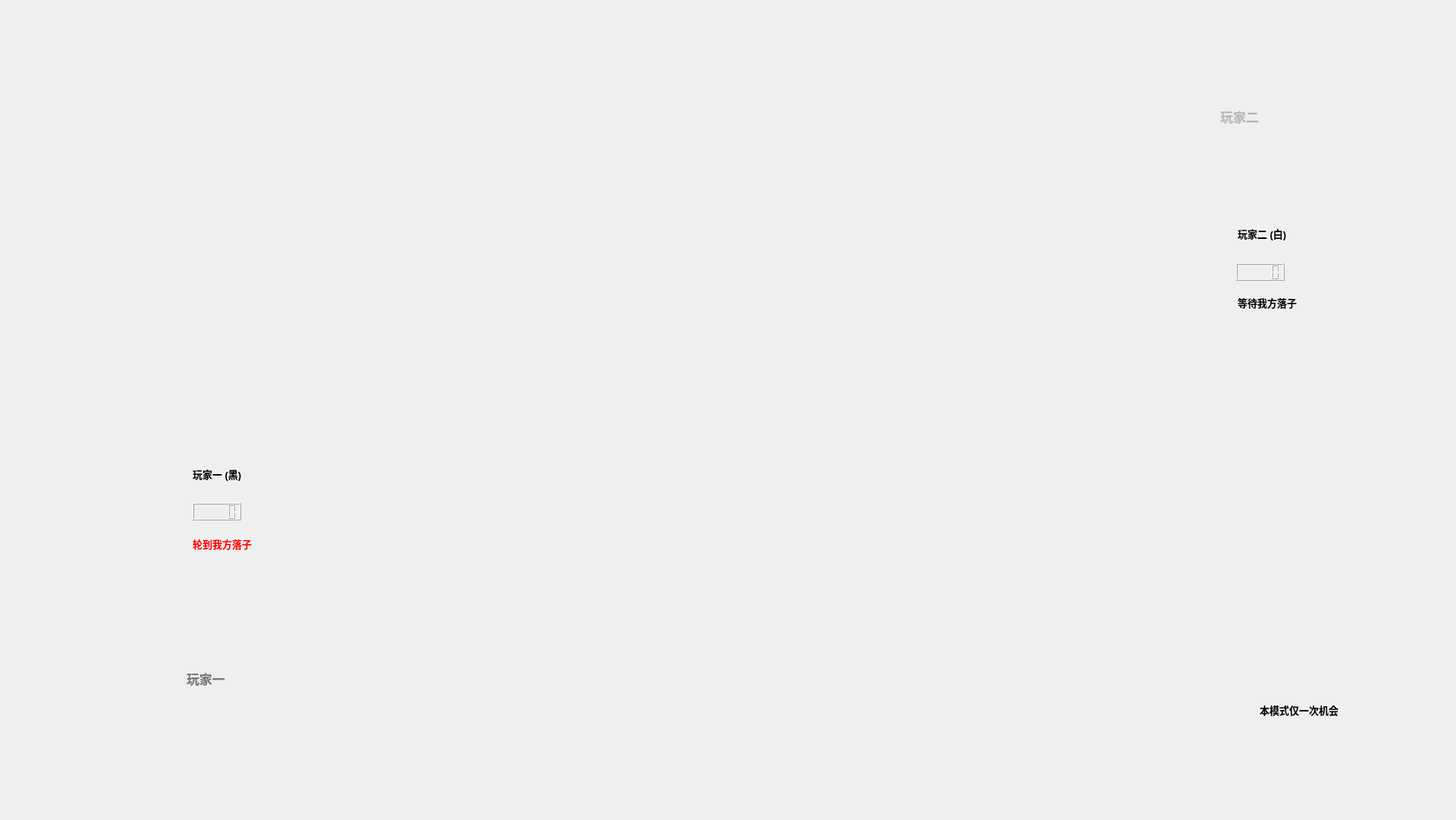
<?xml version="1.0" encoding="UTF-8"?>
<ui version="4.0">
 <class>PVP_Client</class>
 <widget class="QWidget" name="PVP_Client">
  <property name="geometry">
   <rect>
    <x>0</x>
    <y>0</y>
    <width>1920</width>
    <height>1081</height>
   </rect>
  </property>
  <property name="windowTitle">
   <string>PVP_Client</string>
  </property>
  <widget class="QWidget" name="Main_UI" native="true">
   <property name="geometry">
    <rect>
     <x>0</x>
     <y>0</y>
     <width>1920</width>
     <height>1080</height>
    </rect>
   </property>
   <widget class="QPushButton" name="back_Button">
    <property name="geometry">
     <rect>
      <x>120</x>
      <y>78</y>
      <width>90</width>
      <height>50</height>
     </rect>
    </property>
    <property name="cursor">
     <cursorShape>ClosedHandCursor</cursorShape>
    </property>
    <property name="styleSheet">
     <string notr="true">border-image: url(:/Resource/UI_Design/#Block.png);</string>
    </property>
    <property name="text">
     <string/>
    </property>
    <property name="icon">
     <iconset resource="../../../Resource/Gobang.qrc">
      <normaloff>:/Resource/UI_Design/Fun4_BackButton.png</normaloff>:/Resource/UI_Design/Fun4_BackButton.png</iconset>
    </property>
    <property name="iconSize">
     <size>
      <width>90</width>
      <height>50</height>
     </size>
    </property>
    <property name="flat">
     <bool>true</bool>
    </property>
   </widget>
   <widget class="QLineEdit" name="playerInf_1">
    <property name="enabled">
     <bool>false</bool>
    </property>
    <property name="geometry">
     <rect>
      <x>252</x>
      <y>616</y>
      <width>159</width>
      <height>26</height>
     </rect>
    </property>
    <property name="font">
     <font>
      <family>Microsoft YaHei UI</family>
      <pointsize>10</pointsize>
      <weight>75</weight>
      <bold>true</bold>
      <stylestrategy>PreferDefault</stylestrategy>
     </font>
    </property>
    <property name="cursor">
     <cursorShape>ArrowCursor</cursorShape>
    </property>
    <property name="mouseTracking">
     <bool>true</bool>
    </property>
    <property name="focusPolicy">
     <enum>Qt::StrongFocus</enum>
    </property>
    <property name="contextMenuPolicy">
     <enum>Qt::DefaultContextMenu</enum>
    </property>
    <property name="acceptDrops">
     <bool>true</bool>
    </property>
    <property name="layoutDirection">
     <enum>Qt::LeftToRight</enum>
    </property>
    <property name="styleSheet">
     <string notr="true">background:transparent;border-width:0;border-style:outset;
color:black</string>
    </property>
    <property name="text">
     <string>玩家一 (黑)</string>
    </property>
    <property name="echoMode">
     <enum>QLineEdit::Normal</enum>
    </property>
    <property name="alignment">
     <set>Qt::AlignLeading|Qt::AlignLeft|Qt::AlignVCenter</set>
    </property>
    <property name="readOnly">
     <bool>true</bool>
    </property>
    <property name="placeholderText">
     <string/>
    </property>
   </widget>
   <widget class="QLineEdit" name="name_1">
    <property name="enabled">
     <bool>false</bool>
    </property>
    <property name="geometry">
     <rect>
      <x>244</x>
      <y>872</y>
      <width>275</width>
      <height>44</height>
     </rect>
    </property>
    <property name="font">
     <font>
      <family>Microsoft YaHei UI</family>
      <pointsize>13</pointsize>
      <weight>75</weight>
      <bold>true</bold>
      <stylestrategy>PreferDefault</stylestrategy>
      <kerning>true</kerning>
     </font>
    </property>
    <property name="cursor">
     <cursorShape>ArrowCursor</cursorShape>
    </property>
    <property name="layoutDirection">
     <enum>Qt::LeftToRight</enum>
    </property>
    <property name="styleSheet">
     <string notr="true">background:transparent;border-width:0;border-style:outset;
color:&quot;grey&quot;;</string>
    </property>
    <property name="text">
     <string/>
    </property>
    <property name="echoMode">
     <enum>QLineEdit::Normal</enum>
    </property>
    <property name="alignment">
     <set>Qt::AlignLeading|Qt::AlignLeft|Qt::AlignVCenter</set>
    </property>
    <property name="readOnly">
     <bool>true</bool>
    </property>
    <property name="placeholderText">
     <string>玩家一</string>
    </property>
   </widget>
   <widget class="QLabel" name="Inf_Card_1">
    <property name="geometry">
     <rect>
      <x>120</x>
      <y>580</y>
      <width>353</width>
      <height>205</height>
     </rect>
    </property>
    <property name="styleSheet">
     <string notr="true">image: url(:/Resource2/UI_Design/Inf_Card.png);</string>
    </property>
    <property name="text">
     <string/>
    </property>
   </widget>
   <widget class="QLabel" name="character_1">
    <property name="geometry">
     <rect>
      <x>120</x>
      <y>838</y>
      <width>105</width>
      <height>105</height>
     </rect>
    </property>
    <property name="styleSheet">
     <string notr="true">image: url(:/Resource2/UI_Design/character_7.png);</string>
    </property>
    <property name="text">
     <string/>
    </property>
   </widget>
   <widget class="QLineEdit" name="pieceInf_1">
    <property name="enabled">
     <bool>false</bool>
    </property>
    <property name="geometry">
     <rect>
      <x>252</x>
      <y>708</y>
      <width>159</width>
      <height>26</height>
     </rect>
    </property>
    <property name="font">
     <font>
      <family>Microsoft YaHei UI</family>
      <pointsize>10</pointsize>
      <weight>75</weight>
      <bold>true</bold>
     </font>
    </property>
    <property name="cursor">
     <cursorShape>ArrowCursor</cursorShape>
    </property>
    <property name="mouseTracking">
     <bool>true</bool>
    </property>
    <property name="layoutDirection">
     <enum>Qt::LeftToRight</enum>
    </property>
    <property name="styleSheet">
     <string notr="true">background:transparent;border-width:0;border-style:outset;
color:red</string>
    </property>
    <property name="text">
     <string>轮到我方落子</string>
    </property>
    <property name="frame">
     <bool>false</bool>
    </property>
    <property name="echoMode">
     <enum>QLineEdit::Normal</enum>
    </property>
    <property name="alignment">
     <set>Qt::AlignLeading|Qt::AlignLeft|Qt::AlignVCenter</set>
    </property>
    <property name="dragEnabled">
     <bool>false</bool>
    </property>
    <property name="readOnly">
     <bool>true</bool>
    </property>
    <property name="placeholderText">
     <string/>
    </property>
   </widget>
   <widget class="QLCDNumber" name="time_1">
    <property name="geometry">
     <rect>
      <x>254</x>
      <y>663</y>
      <width>64</width>
      <height>23</height>
     </rect>
    </property>
    <property name="smallDecimalPoint">
     <bool>false</bool>
    </property>
    <property name="segmentStyle">
     <enum>QLCDNumber::Outline</enum>
    </property>
    <property name="value" stdset="0">
     <double>0.000000000000000</double>
    </property>
   </widget>
   <widget class="QLineEdit" name="name_2">
    <property name="enabled">
     <bool>false</bool>
    </property>
    <property name="geometry">
     <rect>
      <x>1387</x>
      <y>131</y>
      <width>275</width>
      <height>44</height>
     </rect>
    </property>
    <property name="font">
     <font>
      <family>Taipei Sans TC Beta</family>
      <pointsize>13</pointsize>
      <weight>75</weight>
      <bold>true</bold>
     </font>
    </property>
    <property name="cursor">
     <cursorShape>ArrowCursor</cursorShape>
    </property>
    <property name="layoutDirection">
     <enum>Qt::LeftToRight</enum>
    </property>
    <property name="styleSheet">
     <string notr="true">background:transparent;border-width:0;border-style:outset;color:grey</string>
    </property>
    <property name="text">
     <string/>
    </property>
    <property name="echoMode">
     <enum>QLineEdit::Normal</enum>
    </property>
    <property name="alignment">
     <set>Qt::AlignRight|Qt::AlignTrailing|Qt::AlignVCenter</set>
    </property>
    <property name="readOnly">
     <bool>true</bool>
    </property>
    <property name="placeholderText">
     <string>玩家二</string>
    </property>
   </widget>
   <widget class="QLineEdit" name="pieceInf_2">
    <property name="enabled">
     <bool>false</bool>
    </property>
    <property name="geometry">
     <rect>
      <x>1630</x>
      <y>390</y>
      <width>159</width>
      <height>26</height>
     </rect>
    </property>
    <property name="font">
     <font>
      <family>Microsoft YaHei UI</family>
      <pointsize>10</pointsize>
      <weight>75</weight>
      <bold>true</bold>
     </font>
    </property>
    <property name="cursor">
     <cursorShape>ArrowCursor</cursorShape>
    </property>
    <property name="mouseTracking">
     <bool>true</bool>
    </property>
    <property name="layoutDirection">
     <enum>Qt::LeftToRight</enum>
    </property>
    <property name="styleSheet">
     <string notr="true">background:transparent;border-width:0;border-style:outset;
color:black</string>
    </property>
    <property name="text">
     <string>等待我方落子</string>
    </property>
    <property name="frame">
     <bool>false</bool>
    </property>
    <property name="echoMode">
     <enum>QLineEdit::Normal</enum>
    </property>
    <property name="alignment">
     <set>Qt::AlignLeading|Qt::AlignLeft|Qt::AlignVCenter</set>
    </property>
    <property name="readOnly">
     <bool>true</bool>
    </property>
    <property name="placeholderText">
     <string/>
    </property>
   </widget>
   <widget class="QLineEdit" name="playerInf_2">
    <property name="enabled">
     <bool>false</bool>
    </property>
    <property name="geometry">
     <rect>
      <x>1630</x>
      <y>299</y>
      <width>159</width>
      <height>26</height>
     </rect>
    </property>
    <property name="font">
     <font>
      <family>Microsoft YaHei UI</family>
      <pointsize>10</pointsize>
      <weight>75</weight>
      <bold>true</bold>
     </font>
    </property>
    <property name="cursor">
     <cursorShape>ArrowCursor</cursorShape>
    </property>
    <property name="mouseTracking">
     <bool>true</bool>
    </property>
    <property name="layoutDirection">
     <enum>Qt::LeftToRight</enum>
    </property>
    <property name="styleSheet">
     <string notr="true">background:transparent;border-width:0;border-style:outset;color:black</string>
    </property>
    <property name="text">
     <string>玩家二 (白)</string>
    </property>
    <property name="echoMode">
     <enum>QLineEdit::Normal</enum>
    </property>
    <property name="alignment">
     <set>Qt::AlignLeading|Qt::AlignLeft|Qt::AlignVCenter</set>
    </property>
    <property name="readOnly">
     <bool>true</bool>
    </property>
    <property name="placeholderText">
     <string/>
    </property>
   </widget>
   <widget class="QLabel" name="character_2">
    <property name="geometry">
     <rect>
      <x>1680</x>
      <y>94</y>
      <width>105</width>
      <height>105</height>
     </rect>
    </property>
    <property name="styleSheet">
     <string notr="true">image: url(:/Resource2/UI_Design/character_6.png);</string>
    </property>
    <property name="text">
     <string/>
    </property>
   </widget>
   <widget class="QLCDNumber" name="time_2">
    <property name="geometry">
     <rect>
      <x>1630</x>
      <y>347</y>
      <width>64</width>
      <height>23</height>
     </rect>
    </property>
    <property name="font">
     <font>
      <weight>50</weight>
      <bold>false</bold>
     </font>
    </property>
    <property name="smallDecimalPoint">
     <bool>false</bool>
    </property>
    <property name="segmentStyle">
     <enum>QLCDNumber::Outline</enum>
    </property>
    <property name="value" stdset="0">
     <double>0.000000000000000</double>
    </property>
   </widget>
   <widget class="QLabel" name="Inf_Card_2">
    <property name="geometry">
     <rect>
      <x>1496</x>
      <y>263</y>
      <width>353</width>
      <height>205</height>
     </rect>
    </property>
    <property name="styleSheet">
     <string notr="true">image: url(:/Resource2/UI_Design/Inf_Card.png);</string>
    </property>
    <property name="text">
     <string/>
    </property>
   </widget>
   <widget class="QLineEdit" name="Trace_Inf">
    <property name="enabled">
     <bool>false</bool>
    </property>
    <property name="geometry">
     <rect>
      <x>1643</x>
      <y>926</y>
      <width>141</width>
      <height>28</height>
     </rect>
    </property>
    <property name="font">
     <font>
      <family>Microsoft YaHei UI</family>
      <pointsize>10</pointsize>
      <weight>75</weight>
      <bold>true</bold>
     </font>
    </property>
    <property name="cursor">
     <cursorShape>ArrowCursor</cursorShape>
    </property>
    <property name="mouseTracking">
     <bool>true</bool>
    </property>
    <property name="layoutDirection">
     <enum>Qt::LeftToRight</enum>
    </property>
    <property name="autoFillBackground">
     <bool>false</bool>
    </property>
    <property name="styleSheet">
     <string notr="true">background:transparent;color:black</string>
    </property>
    <property name="text">
     <string>本模式仅一次机会</string>
    </property>
    <property name="frame">
     <bool>false</bool>
    </property>
    <property name="echoMode">
     <enum>QLineEdit::Normal</enum>
    </property>
    <property name="alignment">
     <set>Qt::AlignCenter</set>
    </property>
    <property name="readOnly">
     <bool>true</bool>
    </property>
    <property name="placeholderText">
     <string/>
    </property>
   </widget>
   <zorder>Inf_Card_2</zorder>
   <zorder>back_Button</zorder>
   <zorder>name_1</zorder>
   <zorder>Inf_Card_1</zorder>
   <zorder>pieceInf_1</zorder>
   <zorder>time_1</zorder>
   <zorder>character_1</zorder>
   <zorder>playerInf_1</zorder>
   <zorder>name_2</zorder>
   <zorder>playerInf_2</zorder>
   <zorder>character_2</zorder>
   <zorder>time_2</zorder>
   <zorder>pieceInf_2</zorder>
   <zorder>Trace_Inf</zorder>
  </widget>
 </widget>
 <layoutdefault spacing="6" margin="11"/>
 <resources>
  <include location="../../../Resource/Gobang.qrc"/>
  <include location="../../../Resource/Gobang2.qrc"/>
 </resources>
 <connections/>
</ui>
